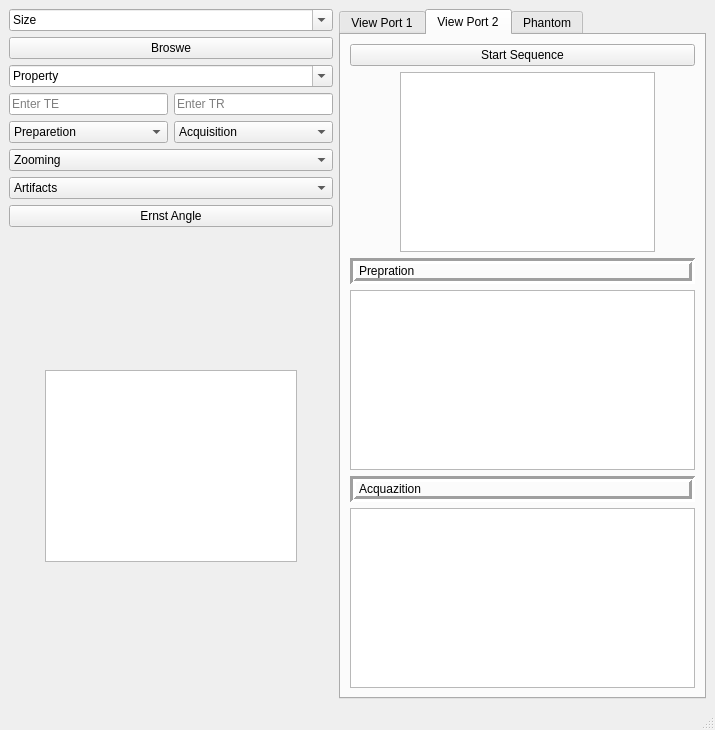
<?xml version="1.0" encoding="UTF-8"?>
<ui version="4.0">
 <class>MainWindow</class>
 <widget class="QMainWindow" name="MainWindow">
  <property name="geometry">
   <rect>
    <x>0</x>
    <y>0</y>
    <width>715</width>
    <height>730</height>
   </rect>
  </property>
  <property name="windowTitle">
   <string>MainWindow</string>
  </property>
  <widget class="QWidget" name="centralwidget">
   <layout class="QHBoxLayout" name="horizontalLayout_8">
    <item>
     <layout class="QVBoxLayout" name="verticalLayout_11">
      <item>
       <layout class="QVBoxLayout" name="verticalLayout_10">
        <item>
         <layout class="QVBoxLayout" name="verticalLayout_9">
          <item>
           <layout class="QVBoxLayout" name="verticalLayout_3">
            <item>
             <widget class="QComboBox" name="size_2">
              <property name="styleSheet">
               <string notr="true"/>
              </property>
              <property name="editable">
               <bool>true</bool>
              </property>
              <property name="currentText">
               <string>Size</string>
              </property>
              <property name="iconSize">
               <size>
                <width>40</width>
                <height>40</height>
               </size>
              </property>
              <property name="duplicatesEnabled">
               <bool>false</bool>
              </property>
              <item>
               <property name="text">
                <string>Size</string>
               </property>
              </item>
              <item>
               <property name="text">
                <string>20</string>
               </property>
              </item>
              <item>
               <property name="text">
                <string>64</string>
               </property>
              </item>
              <item>
               <property name="text">
                <string>128</string>
               </property>
              </item>
              <item>
               <property name="text">
                <string>256</string>
               </property>
              </item>
              <item>
               <property name="text">
                <string>512</string>
               </property>
              </item>
             </widget>
            </item>
            <item>
             <widget class="QPushButton" name="browse">
              <property name="styleSheet">
               <string notr="true"/>
              </property>
              <property name="text">
               <string>Broswe</string>
              </property>
             </widget>
            </item>
            <item>
             <layout class="QHBoxLayout" name="horizontalLayout_4">
              <item>
               <widget class="QComboBox" name="property_2">
                <property name="styleSheet">
                 <string notr="true"/>
                </property>
                <property name="editable">
                 <bool>true</bool>
                </property>
                <property name="currentText">
                 <string>Property</string>
                </property>
                <property name="iconSize">
                 <size>
                  <width>40</width>
                  <height>40</height>
                 </size>
                </property>
                <item>
                 <property name="text">
                  <string>Property</string>
                 </property>
                </item>
                <item>
                 <property name="text">
                  <string>T1</string>
                 </property>
                </item>
                <item>
                 <property name="text">
                  <string>T2</string>
                 </property>
                </item>
                <item>
                 <property name="text">
                  <string>Phantom</string>
                 </property>
                </item>
               </widget>
              </item>
             </layout>
            </item>
           </layout>
          </item>
          <item>
           <layout class="QHBoxLayout" name="horizontalLayout_6"/>
          </item>
          <item>
           <layout class="QVBoxLayout" name="verticalLayout_2">
            <item>
             <layout class="QVBoxLayout" name="verticalLayout">
              <item>
               <layout class="QHBoxLayout" name="horizontalLayout">
                <item>
                 <widget class="QLineEdit" name="TE_Edit">
                  <property name="text">
                   <string/>
                  </property>
                  <property name="placeholderText">
                   <string>Enter TE</string>
                  </property>
                 </widget>
                </item>
                <item>
                 <widget class="QLineEdit" name="TR_Edit">
                  <property name="text">
                   <string/>
                  </property>
                  <property name="placeholderText">
                   <string>Enter TR</string>
                  </property>
                 </widget>
                </item>
               </layout>
              </item>
              <item>
               <layout class="QHBoxLayout" name="horizontalLayout_2"/>
              </item>
             </layout>
            </item>
            <item>
             <layout class="QHBoxLayout" name="horizontalLayout_3">
              <item>
               <widget class="QComboBox" name="Preparetion_Box">
                <property name="styleSheet">
                 <string notr="true"/>
                </property>
                <item>
                 <property name="text">
                  <string>Preparetion</string>
                 </property>
                </item>
                <item>
                 <property name="text">
                  <string>T1 Prep (IR)</string>
                 </property>
                </item>
                <item>
                 <property name="text">
                  <string>T2  Prep</string>
                 </property>
                </item>
                <item>
                 <property name="text">
                  <string>Tagging Prep</string>
                 </property>
                </item>
               </widget>
              </item>
              <item>
               <widget class="QComboBox" name="Acquisition_Box">
                <property name="styleSheet">
                 <string notr="true"/>
                </property>
                <item>
                 <property name="text">
                  <string>Acquisition</string>
                 </property>
                </item>
                <item>
                 <property name="text">
                  <string>GRE</string>
                 </property>
                </item>
                <item>
                 <property name="text">
                  <string>SSFP</string>
                 </property>
                </item>
                <item>
                 <property name="text">
                  <string>SE</string>
                 </property>
                </item>
               </widget>
              </item>
             </layout>
            </item>
           </layout>
          </item>
         </layout>
        </item>
        <item>
         <widget class="QComboBox" name="Zooming_Box">
          <property name="styleSheet">
           <string notr="true"/>
          </property>
          <property name="currentText">
           <string>Zooming</string>
          </property>
          <item>
           <property name="text">
            <string>Zooming</string>
           </property>
          </item>
          <item>
           <property name="text">
            <string>Without Link</string>
           </property>
          </item>
          <item>
           <property name="text">
            <string>With Link</string>
           </property>
          </item>
         </widget>
        </item>
        <item>
         <widget class="QComboBox" name="comboBox">
          <property name="styleSheet">
           <string notr="true"/>
          </property>
          <item>
           <property name="text">
            <string>Artifacts</string>
           </property>
          </item>
          <item>
           <property name="text">
            <string>Alaising</string>
           </property>
          </item>
          <item>
           <property name="text">
            <string>Bluring</string>
           </property>
          </item>
         </widget>
        </item>
        <item>
         <widget class="QPushButton" name="Ernst_Angle">
          <property name="styleSheet">
           <string notr="true"/>
          </property>
          <property name="text">
           <string>Ernst Angle</string>
          </property>
         </widget>
        </item>
        <item>
         <layout class="QHBoxLayout" name="horizontalLayout_5"/>
        </item>
        <item>
         <layout class="QGridLayout" name="gridLayout">
          <item row="1" column="0">
           <spacer name="horizontalSpacer_6">
            <property name="orientation">
             <enum>Qt::Horizontal</enum>
            </property>
            <property name="sizeHint" stdset="0">
             <size>
              <width>40</width>
              <height>20</height>
             </size>
            </property>
           </spacer>
          </item>
          <item row="0" column="1">
           <spacer name="verticalSpacer">
            <property name="orientation">
             <enum>Qt::Vertical</enum>
            </property>
            <property name="sizeHint" stdset="0">
             <size>
              <width>20</width>
              <height>40</height>
             </size>
            </property>
           </spacer>
          </item>
          <item row="1" column="2">
           <spacer name="horizontalSpacer_5">
            <property name="orientation">
             <enum>Qt::Horizontal</enum>
            </property>
            <property name="sizeHint" stdset="0">
             <size>
              <width>40</width>
              <height>20</height>
             </size>
            </property>
           </spacer>
          </item>
          <item row="1" column="1">
           <widget class="QGraphicsView" name="graphicsView_phantom"/>
          </item>
          <item row="2" column="1">
           <spacer name="verticalSpacer_2">
            <property name="orientation">
             <enum>Qt::Vertical</enum>
            </property>
            <property name="sizeHint" stdset="0">
             <size>
              <width>20</width>
              <height>40</height>
             </size>
            </property>
           </spacer>
          </item>
         </layout>
        </item>
       </layout>
      </item>
     </layout>
    </item>
    <item>
     <widget class="QTabWidget" name="tabWidget">
      <property name="currentIndex">
       <number>1</number>
      </property>
      <widget class="QWidget" name="tab">
       <attribute name="title">
        <string>View Port 1</string>
       </attribute>
       <layout class="QHBoxLayout" name="horizontalLayout_7">
        <item>
         <layout class="QVBoxLayout" name="verticalLayout_4">
          <item>
           <widget class="QPushButton" name="Start_seq1">
            <property name="styleSheet">
             <string notr="true"/>
            </property>
            <property name="text">
             <string>Start Sequence</string>
            </property>
           </widget>
          </item>
          <item>
           <layout class="QGridLayout" name="gridLayout_4">
            <item row="0" column="0">
             <spacer name="horizontalSpacer">
              <property name="orientation">
               <enum>Qt::Horizontal</enum>
              </property>
              <property name="sizeType">
               <enum>QSizePolicy::Expanding</enum>
              </property>
              <property name="sizeHint" stdset="0">
               <size>
                <width>50</width>
                <height>20</height>
               </size>
              </property>
             </spacer>
            </item>
            <item row="0" column="1">
             <widget class="QGraphicsView" name="graphicsView_seq1"/>
            </item>
            <item row="0" column="2">
             <spacer name="horizontalSpacer_2">
              <property name="orientation">
               <enum>Qt::Horizontal</enum>
              </property>
              <property name="sizeType">
               <enum>QSizePolicy::Expanding</enum>
              </property>
              <property name="sizeHint" stdset="0">
               <size>
                <width>50</width>
                <height>20</height>
               </size>
              </property>
             </spacer>
            </item>
           </layout>
          </item>
          <item>
           <widget class="QLabel" name="label">
            <property name="frameShape">
             <enum>QFrame::Box</enum>
            </property>
            <property name="frameShadow">
             <enum>QFrame::Sunken</enum>
            </property>
            <property name="lineWidth">
             <number>3</number>
            </property>
            <property name="text">
             <string>Prepration</string>
            </property>
           </widget>
          </item>
          <item>
           <widget class="PlotWidget" name="GV_prep"/>
          </item>
          <item>
           <widget class="QLabel" name="label_2">
            <property name="frameShape">
             <enum>QFrame::Box</enum>
            </property>
            <property name="frameShadow">
             <enum>QFrame::Sunken</enum>
            </property>
            <property name="lineWidth">
             <number>3</number>
            </property>
            <property name="text">
             <string>Acquazition</string>
            </property>
           </widget>
          </item>
          <item>
           <widget class="PlotWidget" name="GV_aqua"/>
          </item>
          <item>
           <layout class="QVBoxLayout" name="verticalLayout_13"/>
          </item>
         </layout>
        </item>
       </layout>
      </widget>
      <widget class="QWidget" name="tab_2">
       <attribute name="title">
        <string>View Port 2</string>
       </attribute>
       <layout class="QHBoxLayout" name="horizontalLayout_9">
        <item>
         <layout class="QVBoxLayout" name="verticalLayout_14">
          <item>
           <widget class="QPushButton" name="Start_seq2">
            <property name="styleSheet">
             <string notr="true"/>
            </property>
            <property name="text">
             <string>Start Sequence</string>
            </property>
           </widget>
          </item>
          <item>
           <layout class="QGridLayout" name="gridLayout_5">
            <item row="0" column="1">
             <widget class="QGraphicsView" name="graphicsView_seq2">
              <property name="mouseTracking">
               <bool>false</bool>
              </property>
             </widget>
            </item>
            <item row="0" column="0">
             <spacer name="horizontalSpacer_3">
              <property name="orientation">
               <enum>Qt::Horizontal</enum>
              </property>
              <property name="sizeHint" stdset="0">
               <size>
                <width>50</width>
                <height>20</height>
               </size>
              </property>
             </spacer>
            </item>
            <item row="0" column="2">
             <spacer name="horizontalSpacer_4">
              <property name="orientation">
               <enum>Qt::Horizontal</enum>
              </property>
              <property name="sizeHint" stdset="0">
               <size>
                <width>40</width>
                <height>20</height>
               </size>
              </property>
             </spacer>
            </item>
           </layout>
          </item>
          <item>
           <layout class="QVBoxLayout" name="verticalLayout_16"/>
          </item>
          <item>
           <widget class="QLabel" name="label_3">
            <property name="frameShape">
             <enum>QFrame::Box</enum>
            </property>
            <property name="frameShadow">
             <enum>QFrame::Sunken</enum>
            </property>
            <property name="lineWidth">
             <number>3</number>
            </property>
            <property name="text">
             <string>Prepration</string>
            </property>
           </widget>
          </item>
          <item>
           <widget class="PlotWidget" name="graphicsView_3"/>
          </item>
          <item>
           <widget class="QLabel" name="label_4">
            <property name="frameShape">
             <enum>QFrame::Box</enum>
            </property>
            <property name="frameShadow">
             <enum>QFrame::Sunken</enum>
            </property>
            <property name="lineWidth">
             <number>3</number>
            </property>
            <property name="text">
             <string>Acquazition</string>
            </property>
           </widget>
          </item>
          <item>
           <widget class="PlotWidget" name="graphicsView_4"/>
          </item>
         </layout>
        </item>
       </layout>
      </widget>
      <widget class="QWidget" name="tab_3">
       <attribute name="title">
        <string>Phantom</string>
       </attribute>
       <widget class="QLabel" name="image">
        <property name="geometry">
         <rect>
          <x>10</x>
          <y>10</y>
          <width>191</width>
          <height>211</height>
         </rect>
        </property>
        <property name="frameShape">
         <enum>QFrame::Box</enum>
        </property>
        <property name="text">
         <string>TextLabel</string>
        </property>
        <property name="scaledContents">
         <bool>true</bool>
        </property>
       </widget>
       <widget class="QWidget" name="layoutWidget">
        <property name="geometry">
         <rect>
          <x>10</x>
          <y>230</y>
          <width>301</width>
          <height>291</height>
         </rect>
        </property>
        <layout class="QVBoxLayout" name="verticalLayout_8">
         <item>
          <layout class="QVBoxLayout" name="verticalLayout_7">
           <item>
            <widget class="PlotWidget" name="graph_t2"/>
           </item>
           <item>
            <widget class="QLabel" name="Recovery_label">
             <property name="text">
              <string> Recovey</string>
             </property>
             <property name="scaledContents">
              <bool>true</bool>
             </property>
            </widget>
           </item>
          </layout>
         </item>
         <item>
          <layout class="QVBoxLayout" name="verticalLayout_6">
           <item>
            <widget class="PlotWidget" name="graph_t1"/>
           </item>
           <item>
            <widget class="QLabel" name="Decay_label">
             <property name="text">
              <string>Decay</string>
             </property>
             <property name="scaledContents">
              <bool>true</bool>
             </property>
            </widget>
           </item>
          </layout>
         </item>
        </layout>
       </widget>
       <widget class="QSlider" name="Brightness_slider">
        <property name="geometry">
         <rect>
          <x>0</x>
          <y>590</y>
          <width>341</width>
          <height>16</height>
         </rect>
        </property>
        <property name="minimum">
         <number>-10</number>
        </property>
        <property name="maximum">
         <number>10</number>
        </property>
        <property name="orientation">
         <enum>Qt::Horizontal</enum>
        </property>
       </widget>
       <widget class="QSlider" name="Contrast_slider">
        <property name="geometry">
         <rect>
          <x>0</x>
          <y>560</y>
          <width>341</width>
          <height>16</height>
         </rect>
        </property>
        <property name="minimum">
         <number>-10</number>
        </property>
        <property name="maximum">
         <number>10</number>
        </property>
        <property name="orientation">
         <enum>Qt::Horizontal</enum>
        </property>
       </widget>
      </widget>
     </widget>
    </item>
   </layout>
  </widget>
  <widget class="QStatusBar" name="statusbar"/>
 </widget>
 <customwidgets>
  <customwidget>
   <class>PlotWidget</class>
   <extends>QGraphicsView</extends>
   <header location="global">pyqtgraph.h</header>
  </customwidget>
 </customwidgets>
 <resources/>
 <connections/>
</ui>
